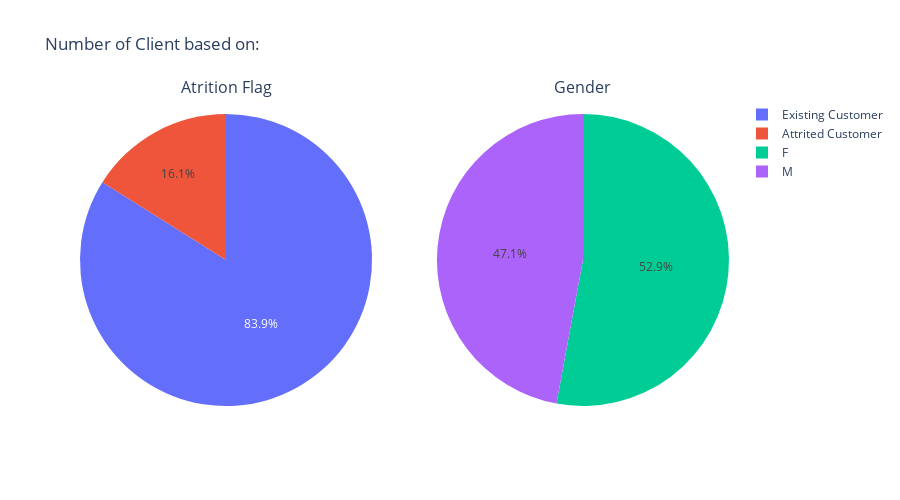

This figure's notebook cell:
### Code cell
import plotly.offline as py 
py.init_notebook_mode(connected=True)
import plotly.graph_objs as go 
import plotly.tools as tools
import warnings
from collections import Counter 
from plotly.subplots import make_subplots

fig = make_subplots(rows=1, 
                    cols=2, 
                    specs=[[{'type':'domain'}, {'type':'domain'}]],
                    subplot_titles=('Atrition Flag','Gender'))

# Based on Attrition_Flag

custom_aggregation = {}
custom_aggregation["CLIENTNUM"] = "count"
data2 = df.groupby("Attrition_Flag").agg(custom_aggregation)
data2.columns = ["Number of Client"]
data2['Client Type'] = data2.index

labels = data2['Client Type'].tolist()
values = data2['Number of Client'].tolist()

fig.add_trace(go.Pie(
                    labels=labels, 
                    values=values, 
                    name="Client Type"),
                    1, 1)


# Based on Attrition_Flag

custom_aggregation = {}
custom_aggregation["CLIENTNUM"] = "count"
data2 = df.groupby("Gender").agg(custom_aggregation)
data2.columns = ["Number of Client"]
data2['Gender'] = data2.index

labels = data2['Gender'].tolist()
values = data2['Number of Client'].tolist()

fig.add_trace(go.Pie(
                    labels=labels, 
                    values=values, 
                    name="Gender"),
                    1, 2)

fig.update_traces(textposition='inside')
fig.update_layout(uniformtext_minsize=12, uniformtext_mode='hide')

fig['layout'].update(height=500, width=900, title='Number of Client based on:')
fig.show()

### Figure 1 — Plotly figure (JSON) as saved in the notebook; plotly's stock layout.template omitted (floating-point values rounded to 4 significant figures)
{"data": [{"domain": {"x": [0, 0.45], "y": [0, 1]}, "labels": ["Attrited Customer", "Existing Customer"], "name": "Client Type", "textposition": "inside", "type": "pie", "values": [1627, 8500]}, {"domain": {"x": [0.55, 1], "y": [0, 1]}, "labels": ["F", "M"], "name": "Gender", "textposition": "inside", "type": "pie", "values": [5358, 4769]}], "layout": {"annotations": [{"font": {"size": 16}, "showarrow": false, "text": "Atrition Flag", "x": 0.225, "xanchor": "center", "xref": "paper", "y": 1, "yanchor": "bottom", "yref": "paper"}, {"font": {"size": 16}, "showarrow": false, "text": "Gender", "x": 0.775, "xanchor": "center", "xref": "paper", "y": 1, "yanchor": "bottom", "yref": "paper"}], "height": 500, "title": {"text": "Number of Client based on:"}, "uniformtext": {"minsize": 12, "mode": "hide"}, "width": 900}}
